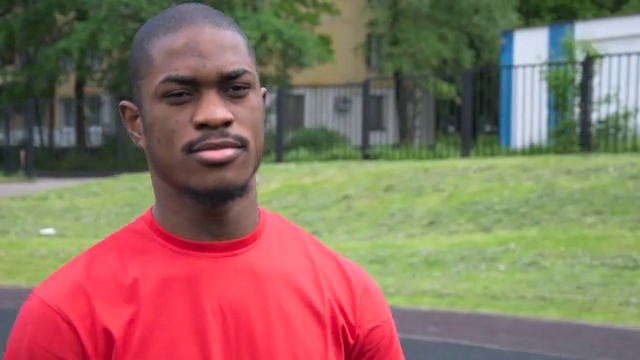
#> input picture frame 43 of images/video.mp4, 640 x 360 px
$ python reconocimientoRostroXVideoGrabado.py
#> lines starting #> are read from the running program, lines starting #| are printed output that depends on the picture; after the words box and inside, x2 and y2 are one past the last pixel; in counts of white or black regions, pixels touching at a corner belong together
import cv2 as cv

# Cargar el clasificador en cascada Haar para la detección facial
haar_cascade = cv.CascadeClassifier("haar_face.xml")

# Iniciar la captura de video desde la cámara (puedes cambiar el argumento a un archivo de video si prefieres)
cap = cv.VideoCapture("images/video.mp4")  # Usar 0 para la cámara predeterminada

while True:
    # Leer un fotograma del flujo de video
    ret, frame = cap.read()
#> frame is the input picture: shape (360, 640, 3); mean B, G, R 96.1, 112.9, 138.4

    # Convertir el fotograma a escala de grises
    gray = cv.cvtColor(frame, cv.COLOR_BGR2GRAY)
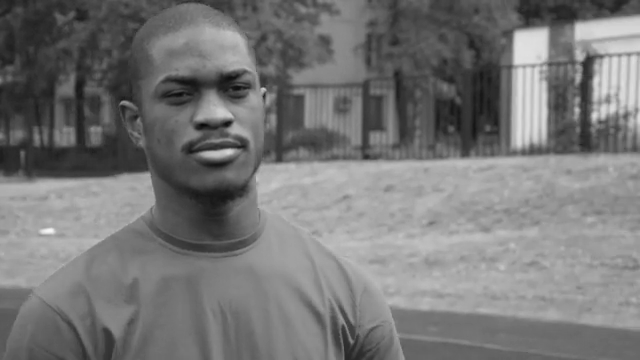
#> gray: shape (360, 640); min 8, max 246, mean 118.6

    # Detectar rostros en el fotograma utilizando el clasificador Haar
    faces_rect = haar_cascade.detectMultiScale(gray, scaleFactor=1.1, minNeighbors=5)
#> faces_rect = [[90, 29, 53, 53], [128, 29, 161, 161]]

    # Dibujar rectángulos alrededor de los rostros detectados
    for (x, y, w, h) in faces_rect:
        cv.rectangle(frame, (x, y), (x+w, y+h), (0, 255, 0), thickness=2)
#> this loop made 2 passes
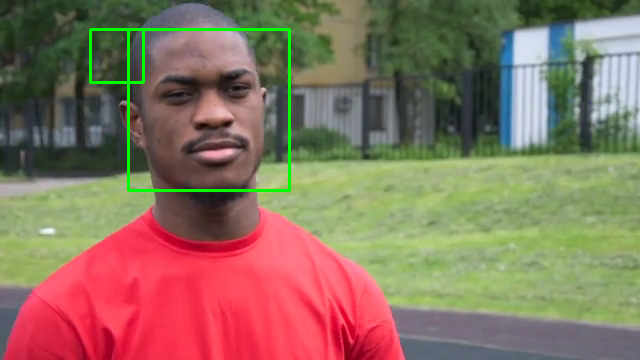
#> frame: shape (360, 640, 3); 1.08% of pixels changed, all inside (x1, y1, x2, y2) = (89, 28, 291, 192)

    # Mostrar el fotograma con los rectángulos alrededor de los rostros detectados
    cv.imshow("Detección de Rostros", frame)

    # Presiona 'q' para salir del bucle
    if cv.waitKey(1) & 0xFF == ord('q'):
#> (key q is pressed here)
        break

# Liberar la captura de video y cerrar todas las ventanas
# Espera hasta que se presione una tecla
cv.waitKey(0)

$ run again, starting later in the video
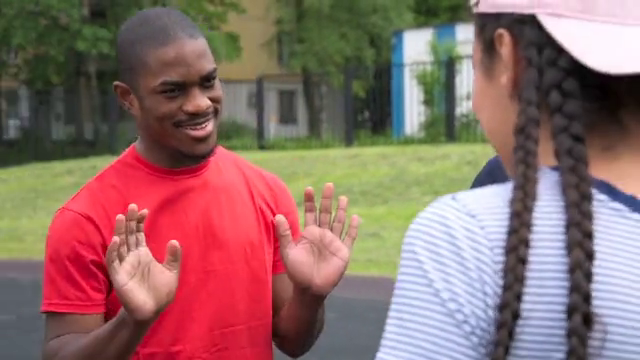
#> input picture frame 193 of images/video.mp4, 640 x 360 px
#> frame is the input picture: shape (360, 640, 3); mean B, G, R 105.9, 109.6, 141.9
#> `gray = cv.cvtColor(frame, cv.COLOR_BGR2GRAY)`:
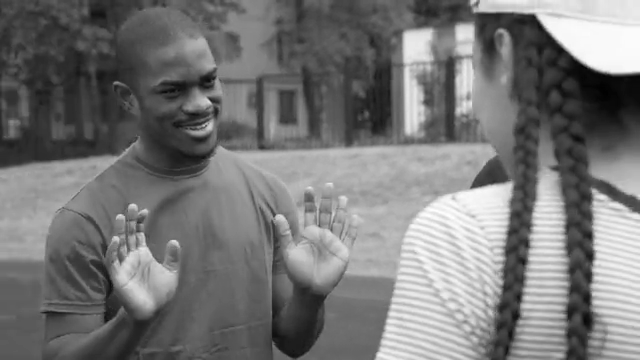
#> gray: shape (360, 640); min 1, max 255, mean 118.8
#> faces_rect = ()

$ run again, starting later in the video
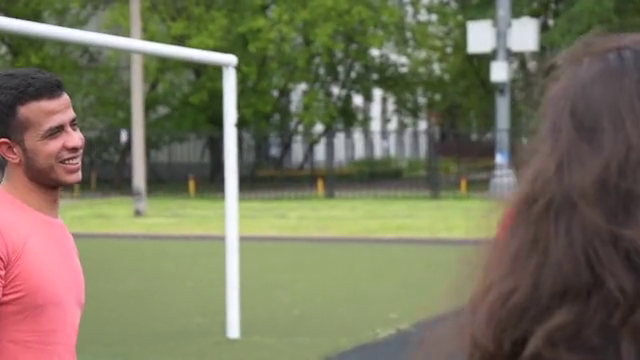
#> input picture frame 344 of images/video.mp4, 640 x 360 px
#> frame is the input picture: shape (360, 640, 3); mean B, G, R 91.6, 114.9, 118
#> `gray = cv.cvtColor(frame, cv.COLOR_BGR2GRAY)`:
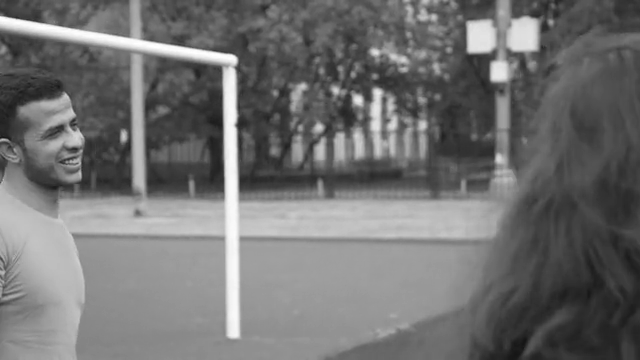
#> gray: shape (360, 640); min 21, max 255, mean 113.1
#> faces_rect = ()
